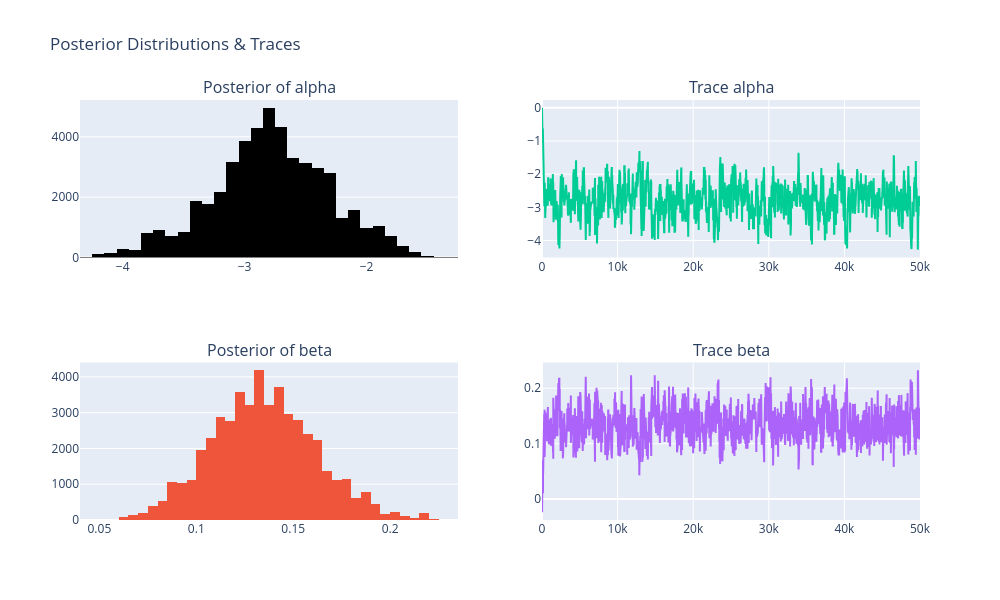

The notebook cell saved with this chart:
### Code cell
fig = make_subplots(rows=2, cols=2,subplot_titles=("Posterior of alpha", "Trace alpha","Posterior of beta", "Trace beta"))

fig.add_trace(go.Histogram(x=samples_burned[:,0], nbinsx=50,marker_color="black"),row=1, col=1)
fig.add_trace(go.Histogram(x=samples_burned[:,1], nbinsx=50,),row=2, col=1)
fig.add_trace(go.Scatter(y=samples[:,0], mode='lines'),row=1, col=2)
fig.add_trace(go.Scatter(y=samples[:,1], mode='lines'),row=2, col=2)

fig.update_layout(
    height=600,
    width=1000,
    showlegend=False,
    title_text="Posterior Distributions & Traces",
)

fig.show()

### Figure 1 — Plotly figure (JSON) as saved in the notebook; plotly's stock layout.template omitted (floating-point values rounded to 4 significant figures; data arrays with more than 128 entries replaced by an {"elided": "..."} marker saying what was removed)
{"data": [{"marker": {"color": "black"}, "nbinsx": 50, "type": "histogram", "x": {"elided": "49000 float values"}, "xaxis": "x", "yaxis": "y"}, {"nbinsx": 50, "type": "histogram", "x": {"elided": "49000 float values"}, "xaxis": "x3", "yaxis": "y3"}, {"mode": "lines", "type": "scatter", "xaxis": "x2", "y": {"elided": "50000 float values"}, "yaxis": "y2"}, {"mode": "lines", "type": "scatter", "xaxis": "x4", "y": {"elided": "50000 float values"}, "yaxis": "y4"}], "layout": {"annotations": [{"font": {"size": 16}, "showarrow": false, "text": "Posterior of alpha", "x": 0.225, "xanchor": "center", "xref": "paper", "y": 1, "yanchor": "bottom", "yref": "paper"}, {"font": {"size": 16}, "showarrow": false, "text": "Trace alpha", "x": 0.775, "xanchor": "center", "xref": "paper", "y": 1, "yanchor": "bottom", "yref": "paper"}, {"font": {"size": 16}, "showarrow": false, "text": "Posterior of beta", "x": 0.225, "xanchor": "center", "xref": "paper", "y": 0.375, "yanchor": "bottom", "yref": "paper"}, {"font": {"size": 16}, "showarrow": false, "text": "Trace beta", "x": 0.775, "xanchor": "center", "xref": "paper", "y": 0.375, "yanchor": "bottom", "yref": "paper"}], "height": 600, "showlegend": false, "title": {"text": "Posterior Distributions & Traces"}, "width": 1000, "xaxis": {"anchor": "y", "domain": [0, 0.45]}, "xaxis2": {"anchor": "y2", "domain": [0.55, 1]}, "xaxis3": {"anchor": "y3", "domain": [0, 0.45]}, "xaxis4": {"anchor": "y4", "domain": [0.55, 1]}, "yaxis": {"anchor": "x", "domain": [0.625, 1]}, "yaxis2": {"anchor": "x2", "domain": [0.625, 1]}, "yaxis3": {"anchor": "x3", "domain": [0, 0.375]}, "yaxis4": {"anchor": "x4", "domain": [0, 0.375]}}}
